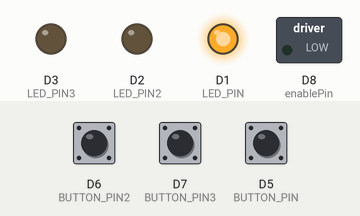
Simulated run of this sketch. Board: ESP8266 (NodeMCU). Shown: switched loads named in the sketch (green lamp = pin HIGH), output pins drawn as LEDs (lit = HIGH). The inputs (shaded band) are chosen by the test bench; at power-on: D6 (BUTTON_PIN2) HIGH, D5 (BUTTON_PIN) HIGH, D7 (BUTTON_PIN3) HIGH. WiFi joins after 1.5 s; servers stay silent unless stated; no MQTT or app messages arrive unless stated; what the sketch prints to the serial monitor is not drawn.

Above: at 2.7 s.
2.8 s: D6 (BUTTON_PIN2) pulled LOW for 0.15 s
At 3.4 s:
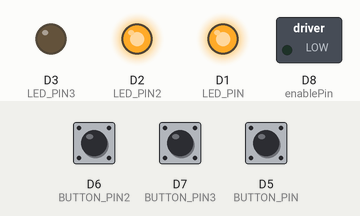
4.5 s: D5 (BUTTON_PIN) pulled LOW for 0.15 s
At 5.9 s:
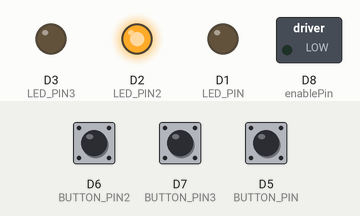
6.2 s: D7 (BUTTON_PIN3) pulled LOW for 0.15 s
At 7.2 s:
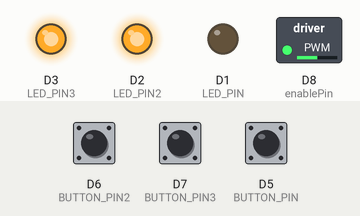
7.9 s: D6 (BUTTON_PIN2) pulled LOW for 1 s
At 9.7 s:
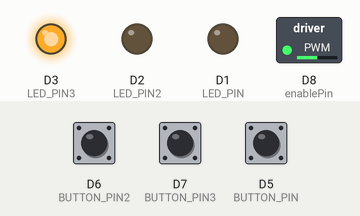
10.4 s: D7 (BUTTON_PIN3) pulled LOW for 1 s
At 12.9 s:
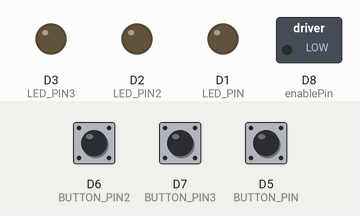
Timing chart, 0 to 14.4 s (numbered marks = the images above; inputs shaded):
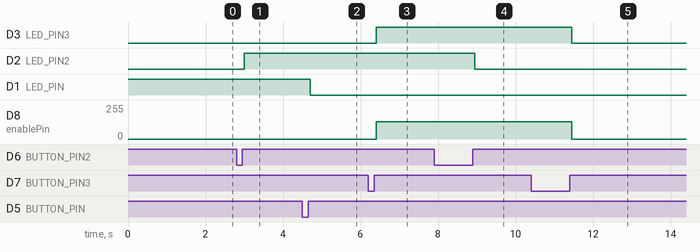

Measured:
- after the input at 2.8 s, D2 (LED_PIN2): LOW → HIGH after 0.20 s
- after the input at 4.5 s, D1 (LED_PIN): HIGH → LOW after 0.20 s
- after the input at 6.2 s, D3 (LED_PIN3): LOW → HIGH after 0.20 s; D8 (enablePin): 0/255 → 128/255 after 0.20 s
- after the input at 7.9 s, D2 (LED_PIN2): HIGH → LOW after 1.1 s
- after the input at 10.4 s, D3 (LED_PIN3): HIGH → LOW after 1.1 s; D8 (enablePin): 128/255 → 0/255 after 1.1 s

The sketch:

3.ino
```cpp
// SOME RULES
// WRITE NAME AS "Name" AND VALUE AS "value"
// OTHERWISE THE CODE WILL CUTE THE EXCEPTION
// ALSO USE A STRONG WIFI CONNECTION OR ELSE IT WILL GIVE CONNECTING TO MQTT ERROR


#include <ArduinoJson.h>
#include <ESP8266WiFi.h>
#include <MQTT.h>
#include <MQTTClient.h>
// #define IN1 D3
// #define BUTTON D5
// #define BUTTON2 D6
// #define BUTTON3 D7
WiFiClient wifiClient;
MQTTClient mqttClient;


// // WiFi
const char *ssid = "DoDz"; // Enter your WiFi name
const char *password = "txmc5702";  // Enter WiFi password

// MQTT Broker
const char *mqtt_broker = "broker.emqx.io";
const char *topic = "my/topic3";
const char *topic2 = "my/switch_state3";
const char *mqtt_username = "dodz_fyp23";
const char *mqtt_password = "12345623";
const int mqtt_port = 1883;
const char *mqtt_server = "broker.emqx.io";


const int LED_PIN = 5;
const int BUTTON_PIN = 14; // D2
int buttonState = HIGH;
int lastButtonState = LOW;
unsigned long lastDebounceTime = 0;
const unsigned long debounceDelay = 50;

const int LED_PIN2 = 4;
const int BUTTON_PIN2 = 12; // D2
int buttonState2 = HIGH;
int lastButtonState2 = LOW;


const int LED_PIN3 = 0;
const int BUTTON_PIN3 = 13; // D2
int buttonState3 = HIGH;
int lastButtonState3 = LOW;


/////////////FAN CONFIGURATIONS//////////////////
// const int buttonPin = 13; // Button connected to digital pin D1
// const int in1Pin = 0; // IN1 pin of L298N motor driver connected to digital pin D2
const int enablePin = 15; // ENA pin of L298N motor driver connected to digital pin D3
const int speedPin = A0; // Analog input A0 used to control motor speed


/////////////////////FUNCTION CALL BACK FOR MQTT//////////////////
void callback(String topic, String payload) {
  Serial.print("Received a message on topic: ");
  Serial.println(topic);
  Serial.print("Message: ");
  Serial.println(payload);
  StaticJsonDocument<200> jsonDoc;
  deserializeJson(jsonDoc, payload);
  const char* name = jsonDoc["Name"];
  const char* value = jsonDoc["value"];
if (strcmp(topic.c_str(), "my/topic3") == 0)
{
    Serial.print("Topic: ");
    Serial.println(topic.c_str());

  if (strcmp(name, "John Doe") == 0)
  {
    Serial.println("John doe was bugging me");
    return;
  }
//   ////////////LIGHT 1////////////////

  if(strcmp(name, "Light 1") == 0){
      if(strcmp(value, "ON") == 0)
      {
        digitalWrite(LED_PIN, LOW);
        Serial.println("Light 1 now off");
        return;
      }
      else if(strcmp(value, "OFF") == 0)
      {
        digitalWrite(LED_PIN, HIGH);
        Serial.println("Light 1 on now");
        return;
  }
  }
  ////////////LIGHT 2////////////////
  if(strcmp(name, "Light 2") == 0){
      if(strcmp(value, "OFF") == 0)
      {
        digitalWrite(LED_PIN2, LOW);
        Serial.println("Light 2 now off");
        return;
      }
      else if(strcmp(value, "ON") == 0)
      {
        digitalWrite(LED_PIN2, HIGH);
        Serial.println("Light 2 on now");
        return;
  }
  }
  ////////////FAN////////////////

  if(strcmp(name, "Fan") == 0){
      if(strcmp(value, "ON") == 0)
      {
          digitalWrite(LED_PIN3, HIGH);
          // Read analog input and map to motor speed range (0-255)
          int speed = map(analogRead(speedPin), 0, 1023, 0, 255);
          // Set motor speed
          analogWrite(enablePin, speed);
        Serial.println("Fan now off");
        return;
      }
      else if(strcmp(value, "OFF") == 0)
      {
        digitalWrite(LED_PIN3, LOW);
        analogWrite(enablePin, 0);
        Serial.println("Fan on now");
        return;
  }
  }
if (strcmp(name, "Get Data") == 0)
{
    String message = "Here you go data";
  char json[256];
  snprintf(json, sizeof(json), "{\"message\": \"%s\"}", message.c_str());

      Serial.print("Topic: ");
    Serial.println(topic.c_str());


  if (strcmp(value, "ON") == 0)
  {
   StaticJsonDocument<200> message2;
      message2["Light 1"] = digitalRead(D1);
      message2["Light 2"] = digitalRead(D2);
      message2["Fan"] = digitalRead(D3);
      String jsonStr;
      serializeJson(message2, jsonStr);
 Serial.print("\nHere to get data");

 mqttClient.publish("my/switch_state3", jsonStr);
 Serial.print("\nSent Data");
 return;  }
  else{
   StaticJsonDocument<200> message2;
      message2["Light 1"] = digitalRead(D1);
      message2["Light 2"] = digitalRead(D2);
      message2["Fan"] = digitalRead(D3);
      String jsonStr;
      serializeJson(message2, jsonStr);
 Serial.print("\nHere to get data");

 mqttClient.publish("my/switch_state3", jsonStr);
 Serial.print("\nSent Data");
 return;
  }
}
// // Serial.print("Received");
}
}


void setup() {
  Serial.begin(115200);

///////////////////////LIGHT 1/////////////////////////
    pinMode(LED_PIN, OUTPUT);
    digitalWrite(LED_PIN, HIGH);
    pinMode(BUTTON_PIN, INPUT_PULLUP);


///////////////////////LIGHT 2/////////////////////////
    pinMode(LED_PIN2, OUTPUT);
    digitalWrite(LED_PIN2, LOW);
    pinMode(BUTTON_PIN2, INPUT_PULLUP);


///////////////////////FAN#1/////////////////////////
    pinMode(LED_PIN3, OUTPUT);
    digitalWrite(LED_PIN3, LOW);
    pinMode(BUTTON_PIN3, INPUT_PULLUP);


///////////////////////FAN/////////////////////////

      // pinMode(buttonPin, INPUT_PULLUP);
  // pinMode(in1Pin, OUTPUT);
  pinMode(enablePin, OUTPUT);
  // // Turn off motor initially
  // digitalWrite(in1Pin, HIGH);
  analogWrite(enablePin, 0);
  WiFi.begin(ssid, password);

  while (WiFi.status() != WL_CONNECTED) {
    delay(500);
    Serial.print(".");
  }


  Serial.println("");
  Serial.println("WiFi connected");
  Serial.println("IP address: ");
  Serial.println(WiFi.localIP());

  mqttClient.begin(mqtt_server, mqtt_port, wifiClient);
  mqttClient.onMessage(callback);
  mqttClient.connect("ESP8266Client", mqtt_username, mqtt_password);
  mqttClient.subscribe("my/topic3");

}


///////////LOOOOOOOOPPPPPPP/////////////
void loop() {
  mqttClient.loop();
  if (!mqttClient.connected()) {
    reconnect();
  }


//////////button 1///////////
  int reading = digitalRead(BUTTON_PIN);
  if (reading != lastButtonState) {
    lastDebounceTime = millis();
  }
  if ((millis() - lastDebounceTime) > debounceDelay) {
    if (reading != buttonState) {
      buttonState = reading;
      if (buttonState == HIGH) {
        if(digitalRead(LED_PIN)==0)
        {
          digitalWrite(LED_PIN, HIGH);
          Serial.println("Turned on HIGH");
        }
        else if(digitalRead(LED_PIN)==1)
        {
          digitalWrite(LED_PIN, LOW);
          Serial.println("Turned on LOW");
        }
      }

    }
  }

  lastButtonState = reading;


  //////////button 2///////////
  int reading2 = digitalRead(BUTTON_PIN2);
  if (reading2 != lastButtonState2) {
    lastDebounceTime = millis();
  }
  if ((millis() - lastDebounceTime) > debounceDelay) {
    if (reading2 != buttonState2) {
      buttonState2 = reading2;
      if (buttonState2 == HIGH) {
        if(digitalRead(LED_PIN2)==0)
        {
          digitalWrite(LED_PIN2, HIGH);
          Serial.println("Turned on HIGH");
        }
        else if(digitalRead(LED_PIN2)==1)
        {
          digitalWrite(LED_PIN2, LOW);
          Serial.println("Turned on LOW");
        }
      }

    }
  }
    lastButtonState2 = reading2;


  ////////button 3///////////
  int reading3 = digitalRead(BUTTON_PIN3);
  if (reading3 != lastButtonState3) {
    lastDebounceTime = millis();
  }
  if ((millis() - lastDebounceTime) > debounceDelay) {
    if (reading3 != buttonState3) {
      buttonState3 = reading3;
      if (buttonState3 == HIGH) {
        if(digitalRead(LED_PIN3)==0)
        {
          digitalWrite(LED_PIN3, HIGH);
          // Read analog input and map to motor speed range (0-255)
          int speed = map(analogRead(speedPin), 0, 1023, 0, 255);
          // Set motor speed
          analogWrite(enablePin, speed);
          Serial.println("Turned on HIGH");
        }
        else if(digitalRead(LED_PIN3)==1)
        {
          digitalWrite(LED_PIN3, LOW);
          analogWrite(enablePin, 0);
          Serial.println("Turned on LOW");
        }
      }

    }
  }
    lastButtonState3 = reading3;


}

void reconnect() {
  // Loop until we're reconnected
  while (!mqttClient.connected()) {
    Serial.print("Attempting MQTT connection...");
    // Attempt to connect
    if (mqttClient.connect("ESP8266Client", mqtt_username, mqtt_password )) {
      Serial.println("connected");
      // Once connected, subscribe to the topic
      mqttClient.subscribe(topic);
      mqttClient.subscribe(topic2);
    } else {
      Serial.print("failed, rc=");
      // Serial.print(mqttClient.state());
      Serial.println(" retrying in 5 seconds");
      delay(5000);
    }
  }
}
```
